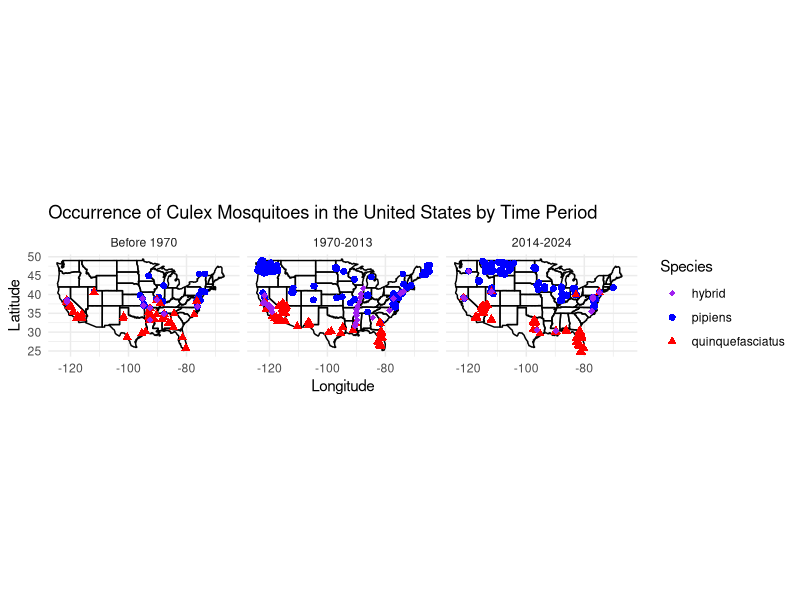
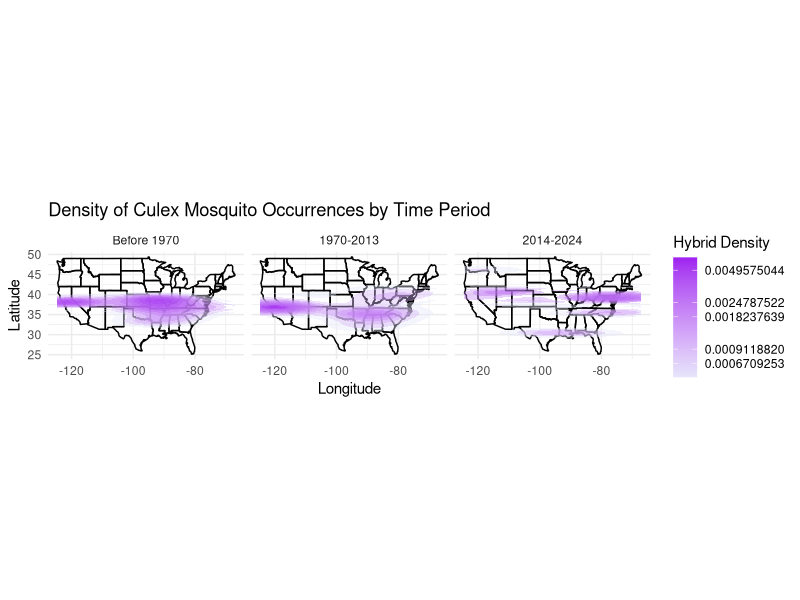
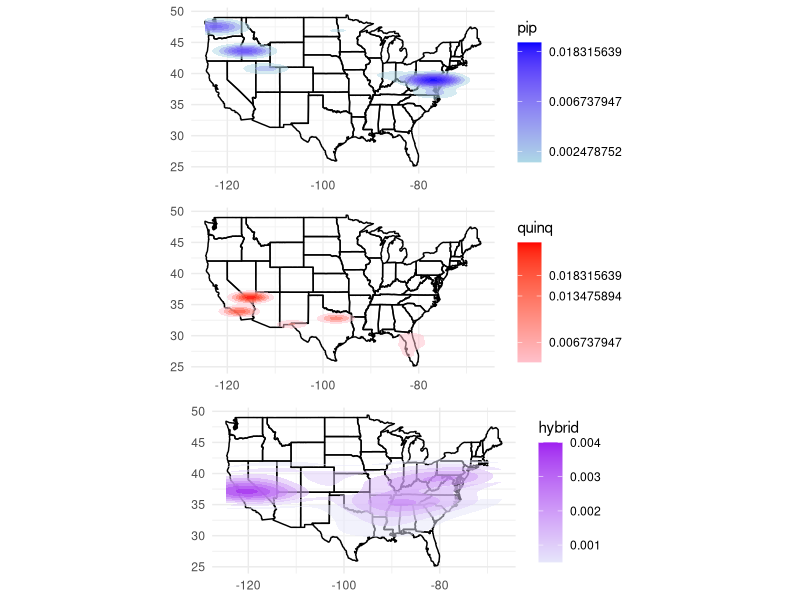
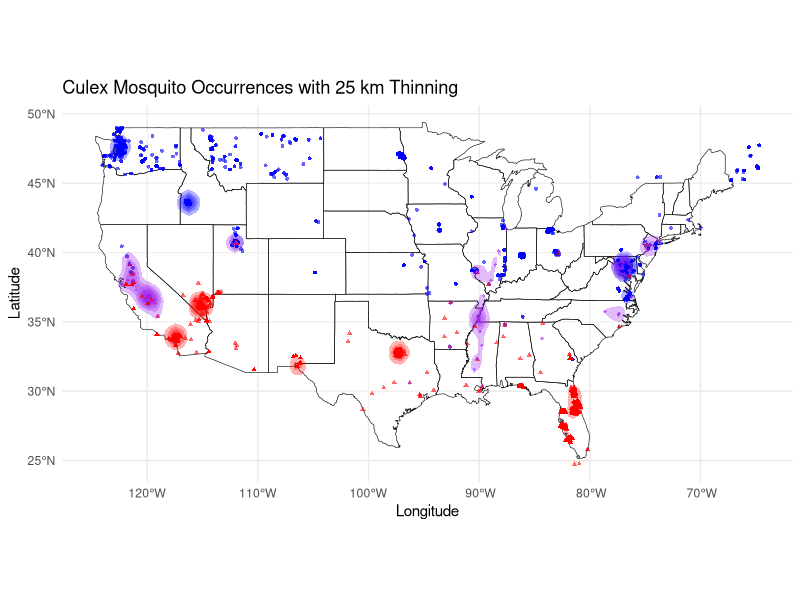
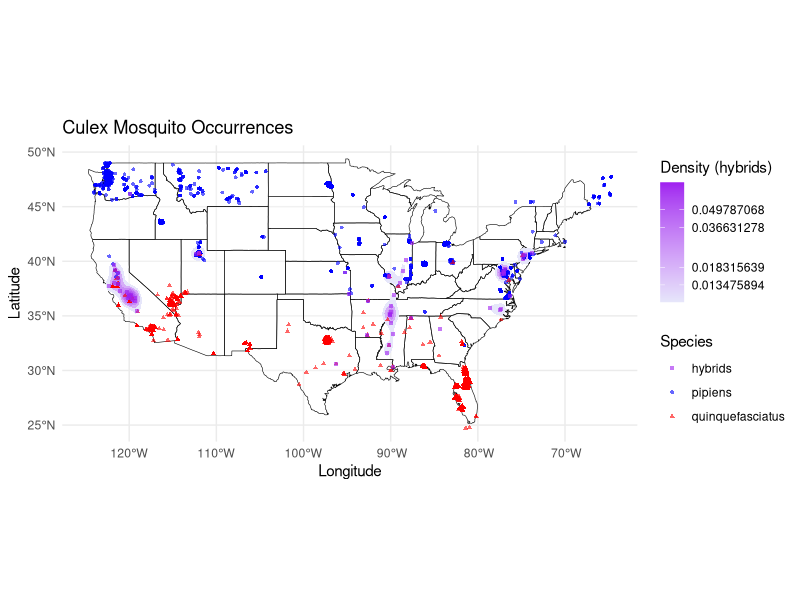

These figures' R source, in order:
## ---- chunk 1
knitr::opts_chunk$set(echo = TRUE)
## ---- chunk 2
# Load necessary libraries
library(ggplot2)
library(sf)
library(dplyr)
library(maps)

# Load the data from your CSV files, filter out NAs, and ensure `year` column is numeric
pipiens <- read.csv("coords_pip_v5.csv") %>%
  filter(!is.na(year) & latitude > 20) %>%
  mutate(year = as.numeric(year))

quinquefasciatus <- read.csv("coords_qui_v5.csv") %>%
  filter(!is.na(year) & latitude > 20) %>%
  mutate(year = as.numeric(year))

hybrids <- read.csv("coords_hyb_v5.csv") %>%
  filter(!is.na(year) & latitude > 20) %>%
  mutate(year = as.numeric(year))

# Add time period labels to each dataset and make Time_Period a factor in chronological order
pipiens <- pipiens %>% mutate(Time_Period = factor(case_when(
  year < 1970 ~ "Before 1970",
  year >= 1970 & year <= 2013 ~ "1970-2013",
  year >= 2014 & year <= 2024 ~ "2014-2024",
  TRUE ~ "Unknown"  # Ensures no NA values in Time_Period
), levels = c("Before 1970", "1970-2013", "2014-2024")))

quinquefasciatus <- quinquefasciatus %>% mutate(Time_Period = factor(case_when(
  year < 1970 ~ "Before 1970",
  year >= 1970 & year <= 2013 ~ "1970-2013",
  year >= 2014 & year <= 2024 ~ "2014-2024",
  TRUE ~ "Unknown"
), levels = c("Before 1970", "1970-2013", "2014-2024")))

hybrids <- hybrids %>% mutate(Time_Period = factor(case_when(
  year < 1970 ~ "Before 1970",
  year >= 1970 & year <= 2013 ~ "1970-2013",
  year >= 2014 & year <= 2024 ~ "2014-2024",
  TRUE ~ "Unknown"
), levels = c("Before 1970", "1970-2013", "2014-2024")))

# Remove any entries labeled "Unknown" in Time_Period
pipiens <- pipiens %>% filter(Time_Period != "Unknown")
quinquefasciatus <- quinquefasciatus %>% filter(Time_Period != "Unknown")
hybrids <- hybrids %>% filter(Time_Period != "Unknown")

# Combine all datasets
all_data <- bind_rows(
  pipiens %>% mutate(Species = "pipiens"),
  quinquefasciatus %>% mutate(Species = "quinquefasciatus"),
  hybrids %>% mutate(Species = "hybrid")
)

# Load USA state outlines from the maps package
us_states <- map_data("state")

# Plot with facets for each time period, arranged in chronological order
ggplot() +
  # Add USA basemap with state outlines
  geom_polygon(data = us_states, aes(x = long, y = lat, group = group),
               fill = "white", color = "black", alpha = 0.3) +
  
  # Plot individual points with consistent colors and shapes
  geom_point(data = all_data, aes(x = longitude, y = latitude, color = Species, shape = Species), size = 2) +
  
  # Set color and shape scales
  scale_color_manual(values = c("pipiens" = "blue", "quinquefasciatus" = "red", "hybrid" = "purple")) +
  scale_shape_manual(values = c("pipiens" = 16, "quinquefasciatus" = 17, "hybrid" = 18)) +
  
  # Facet the plot into three panels by time period in a single row
  facet_wrap(~Time_Period, nrow = 1) +
  
  # Add title and labels
  labs(title = "Occurrence of Culex Mosquitoes in the United States by Time Period",
       x = "Longitude", y = "Latitude", color = "Species", shape = "Species") +
  coord_fixed(ratio = 1.3) +  # Fixed aspect ratio
  # Apply minimal theme
  theme_minimal()
## ---- chunk 3
# Plot separate density plots by species
ggplot() +
  # Add USA basemap with state outlines
  geom_polygon(data = us_states, aes(x = long, y = lat, group = group),
               fill = "white", color = "black", alpha = 0.3) +
  
  # Add density layer for hybrids in purple
  stat_density_2d(data = all_data %>% filter(Species == "hybrid"),
                  aes(x = longitude, y = latitude, fill = after_stat(level)),
                  geom = "polygon", alpha = 0.4) +
  scale_fill_gradient(low = "lavender", high = "purple", name = "Hybrid Density", trans = "log") +
  
  # Facet the plot into three panels by time period in a single row
  facet_wrap(~Time_Period, nrow = 1) +
  
  # Add title and labels
  labs(title = "Density of Culex Mosquito Occurrences by Time Period",
       x = "Longitude", y = "Latitude") +
  coord_fixed(ratio = 1.3) +  # Fixed aspect ratio
  # Apply minimal theme
  theme_minimal()

## ---- chunk 4
library(gridExtra)  # for arranging multiple plots in a grid

# Combine all datasets, adding species labels
all_data <- bind_rows(
  pipiens %>% mutate(Species = "pipiens"),
  quinquefasciatus %>% mutate(Species = "quinquefasciatus"),
  hybrids %>% mutate(Species = "hybrid")
)

# Remove any cases where data is insufficient for density calculation
all_data <- all_data %>% filter(!is.na(longitude), !is.na(latitude))

# Load USA state outlines from the maps package
us_states <- map_data("state")

# Create density plot for each species individually with separate color scales and fixed aspect ratio
pipiens_plot <- ggplot() +
  geom_polygon(data = us_states, aes(x = long, y = lat, group = group),
               fill = "white", color = "black", alpha = 0.3) +
  stat_density_2d(data = all_data %>% filter(Species == "pipiens"),
                  aes(x = longitude, y = latitude, fill = after_stat(level)),
                  geom = "polygon", alpha = 0.5) +
  scale_fill_gradient(low = "lightblue", high = "blue", name = "pip", trans = "log") +
  labs(x = NULL, y = NULL) +
  coord_fixed(ratio = 1.3) +  # Fixed aspect ratio
  theme_minimal()

quinquefasciatus_plot <- ggplot() +
  geom_polygon(data = us_states, aes(x = long, y = lat, group = group),
               fill = "white", color = "black", alpha = 0.3) +
  stat_density_2d(data = all_data %>% filter(Species == "quinquefasciatus"),
                  aes(x = longitude, y = latitude, fill = after_stat(level)),
                  geom = "polygon", alpha = 0.5) +
  scale_fill_gradient(low = "pink", high = "red", name = "quinq", trans = "log") +
  labs(x = NULL, y = NULL) +
  coord_fixed(ratio = 1.3) +  # Fixed aspect ratio
  theme_minimal()

hybrid_plot <- ggplot() +
  geom_polygon(data = us_states, aes(x = long, y = lat, group = group),
               fill = "white", color = "black", alpha = 0.3) +
  stat_density_2d(data = all_data %>% filter(Species == "hybrid"),
                  aes(x = longitude, y = latitude, fill = after_stat(level)),
                  geom = "polygon", alpha = 0.5) +
  scale_fill_gradient(low = "lavender", high = "purple", name = "hybrid") +
  labs(x = NULL, y = NULL) +
  coord_fixed(ratio = 1.3) +  # Fixed aspect ratio
  theme_minimal()

# Arrange the plots in a row
grid.arrange(pipiens_plot, quinquefasciatus_plot, hybrid_plot, nrow = 3)


## ---- chunk 5
# Load necessary libraries
library(ggplot2)
library(sf)
library(dplyr)
library(maps)

# Function to thin data by 25 km distance
thin_by_distance <- function(data, distance_km = 25) {
  # Convert to sf object with longitude-latitude coordinates
  data_sf <- st_as_sf(data, coords = c("longitude", "latitude"), crs = 4326)
  
  # Transform to a projected coordinate system for accurate distance calculations
  data_proj <- st_transform(data_sf, crs = 32633)  # Use UTM Zone 33N or an appropriate UTM zone for your area
  
  # Identify clusters of points within the specified distance
  clusters <- st_is_within_distance(data_proj, dist = distance_km * 1000)  # Convert km to meters
  
  # Keep only one point per cluster
  unique_indices <- sapply(clusters, function(x) x[1])  # Take the first point in each cluster
  data_thinned <- data[unique_indices, ]
  
  return(data_thinned)
}

# Apply spatial thinning to pipiens and quinquefasciatus data
pipiens_thinned <- thin_by_distance(pipiens, distance_km = 25)
quinquefasciatus_thinned <- thin_by_distance(quinquefasciatus, distance_km = 25)

# Convert state data to sf for more accurate boundary rendering
us_states_sf <- st_as_sf(map("state", plot = FALSE, fill = TRUE))

# Plot with thinned data for density and original data for overlayed points
ggplot() +
  # Base map with more accurate state outlines using sf
  geom_sf(data = us_states_sf, fill = "white", color = "black", alpha = 0.3) +
  
  # Density layers with large bandwidth for thinned data of each species
  stat_density_2d(data = pipiens_thinned, aes(x = longitude, y = latitude, fill = after_stat(level)),
                  geom = "polygon", alpha = 0.3, fill = "blue", h = c(2, 2)) +
  stat_density_2d(data = quinquefasciatus_thinned, aes(x = longitude, y = latitude, fill = after_stat(level)),
                  geom = "polygon", alpha = 0.3, fill = "red", h = c(2, 2)) +
  stat_density_2d(data = hybrids, aes(x = longitude, y = latitude, fill = after_stat(level)),
                  geom = "polygon", alpha = 0.3, fill = "purple", h = c(2, 2)) +
  
  # Overlay individual points from original data for each species
  geom_point(data = pipiens, aes(x = longitude, y = latitude), color = "blue", shape = 16, size = 1, alpha = 0.6) +
  geom_point(data = quinquefasciatus, aes(x = longitude, y = latitude), color = "red", shape = 17, size = 1, alpha = 0.6) +
  geom_point(data = hybrids, aes(x = longitude, y = latitude), color = "purple", shape = 18, size = 1, alpha = 0.6) +
  
  # Titles and coord_sf for accurate geographic alignment
  labs(title = "Culex Mosquito Occurrences with 25 km Thinning",
       x = "Longitude", y = "Latitude") +
  coord_sf() +
  theme_minimal()

## ---- chunk 6
# Load necessary libraries
library(ggplot2)
library(sf)
library(dplyr)
library(maps)

# Convert state data to sf for more accurate boundary rendering
us_states_sf <- st_as_sf(map("state", plot = FALSE, fill = TRUE))

# Plot with hybrid density layer and legend for species points
ggplot() +
  # Base map with state outlines using sf
  geom_sf(data = us_states_sf, fill = "white", color = "black", alpha = 0.3) +
  
  # Logarithmic density layer for hybrids
  stat_density_2d(data = hybrids, aes(x = longitude, y = latitude, fill = after_stat(level)),
                  geom = "polygon", alpha = 1, h = c(2, 2), color = NA) +
  scale_fill_gradientn(colors = c("lavender", "purple"), trans = "log", name = "Density (hybrids)") +
  
  # Overlay individual points with legend
  geom_point(data = pipiens, aes(x = longitude, y = latitude, color = "pipiens"), shape = 16, size = 1, alpha = 0.6) +
  geom_point(data = quinquefasciatus, aes(x = longitude, y = latitude, color = "quinquefasciatus"), shape = 17, size = 1, alpha = 0.6) +
  geom_point(data = hybrids, aes(x = longitude, y = latitude, color = "hybrids"), shape = 15, size = 1, alpha = 0.6) +
  
  # Add color legend for species points
  scale_color_manual(values = c("pipiens" = "blue", "quinquefasciatus" = "red", "hybrids" = "purple"), 
                     name = "Species") +
  
  # Titles and standard coord_sf
  labs(title = "Culex Mosquito Occurrences",
       x = "Longitude", y = "Latitude") +
  coord_sf() +
  theme_minimal()
